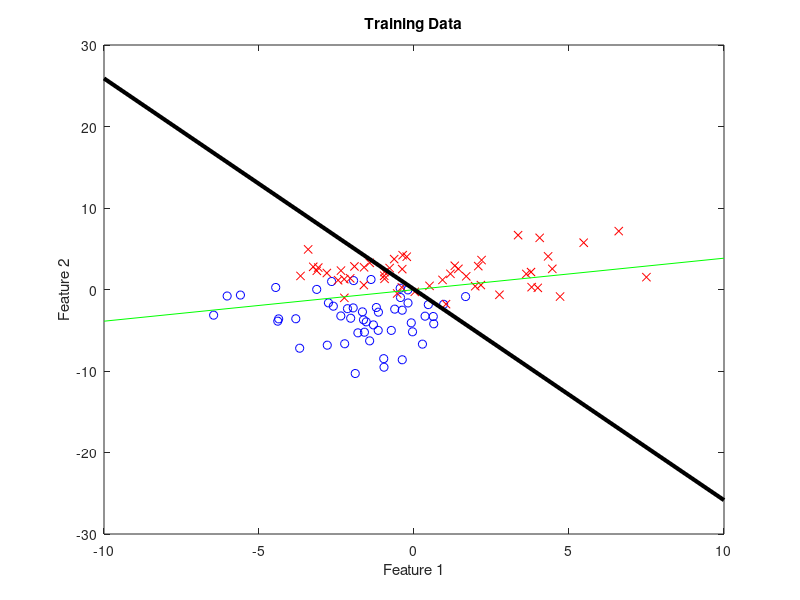
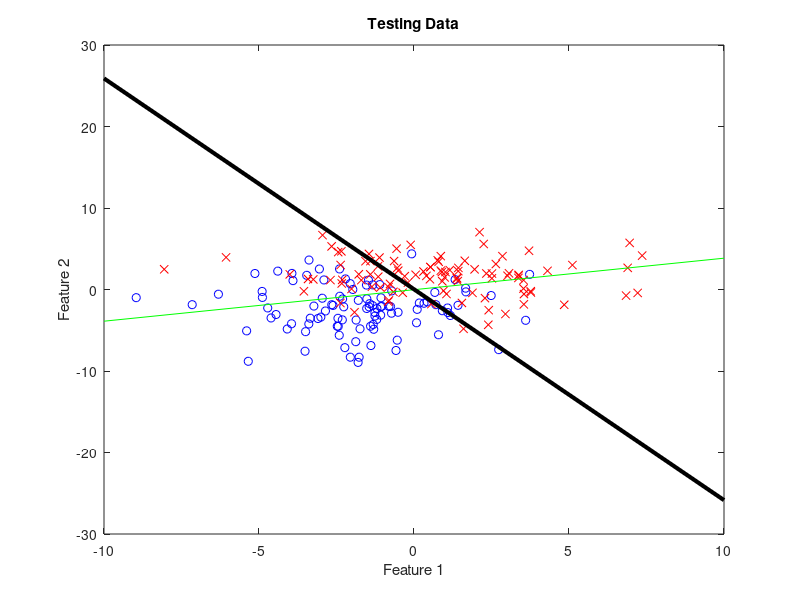
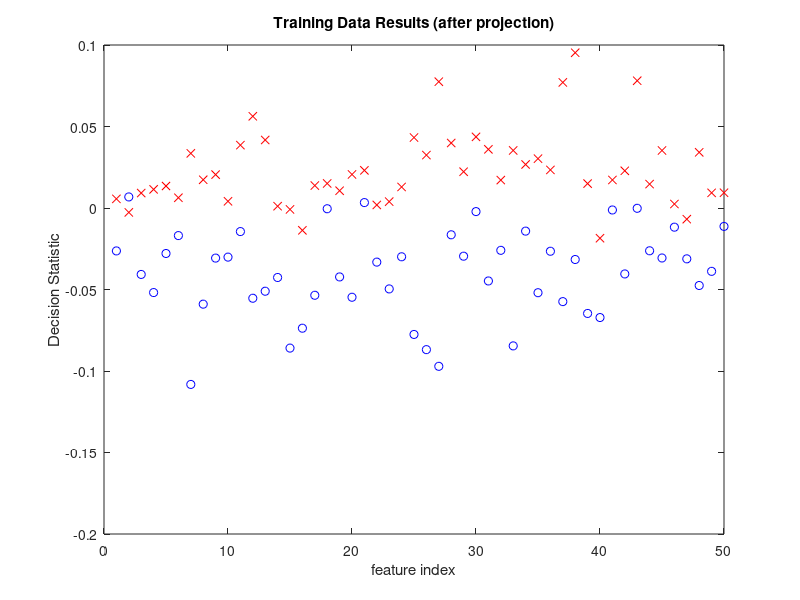
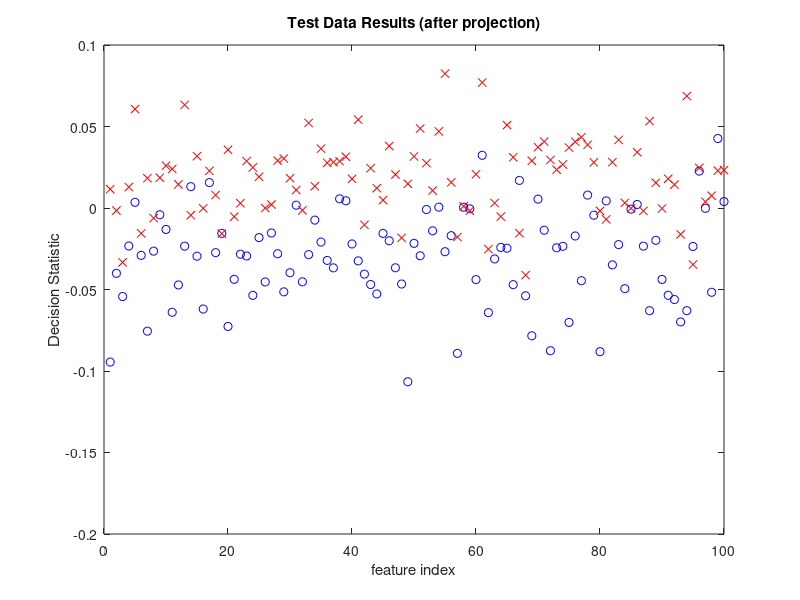

MATLAB code to generate these figures, in order: (Note: this script raises an error after producing the figures.)
%  This script illustrates Linear Discriminant Anlaysis using Gaussian random
%  distribution for all features and separate standard deviations and means
%  for each feature can be set.  In this version, the means and variances
%  for each feature can be different, but must be typed in for each.  If
%  the number of features is 2, then a 2D plot with feature measurments,
%  projection line and a sample decision boundary are plotted.
%
%  Written by Kevin D. Donohue (donohue@engr.uky.edu) November 2006


ntrain0 = 50;  %  Number of training samples in class 0
ntrain1 = 50;  %  Number of training samples in class 1
ntest0 = 100;  %  Number of training samples in class 0
ntest1 = 100;  %  Number of training samples in class 1


m0 =  [-2; -3]; % means for each feature in class 0
m1 = [1; 2]; % means for each feature in class 1
s0 = [2; 3]; % standard deviation for each feature in class 0
s1 = [3; 2];  % standard deviaion for each feature in class 1
nfeature = length(m1);  %  Number of features used to discriminate processes

nruns = 10;   %  Number of monte carlo runs

%  Monte Carlo Loop (generate a signls for each class, extract 
%  and store labeled features
for k =1:nruns
    %  Generate matrix of random numbers to represent feature measurments
    %  from each class:
    clstrn0 = (s0*ones(1,ntrain0)).*randn(nfeature,ntrain0)+(m0*ones(1,ntrain0)); % Training 0
    clstrn1 = (s1*ones(1,ntrain1)).*randn(nfeature,ntrain1)+(m1*ones(1,ntrain1)); % Training 1
    clstest0 = (s0*ones(1,ntest0)).*randn(nfeature,ntest0)+(m0*ones(1,ntest0));   % Test 0
    clstest1 = (s1*ones(1,ntest1)).*randn(nfeature,ntest1)+(m1*ones(1,ntest1));   % Test 1
    %  Compute statistics form training set for classifier
    mm0 = mean(clstrn0,2);  %  Mean of class 0 features
    mm1 = mean(clstrn1,2);  %  Mean of class 1 features
    sm0 = (ntrain0-1)*cov(clstrn0');  % Scatter matrix for class 0
    sm1 = (ntrain1-1)*cov(clstrn1');  % Scatter matrix for class 1
    sminv = inv(sm0+sm1);     %  Take inverse of combined scatter matrices      
    v = sminv*(mm1-mm0);     %  Use mean difference vector to compute projection vector (classifier)
    %  If 2 features are present plot them
    if nfeature == 2
        figure(1)
        set(gcf,'Position',[92   450   314   286]);
        %  Plot feature measurments for each class in training data
        plot(clstrn0(1,:),clstrn0(2,:),'bo'); hold on; plot(clstrn1(1,:),clstrn1(2,:),'rx');
        xa = get(gca,'Xlim');
        %  Compute Threshold for equal a priori probablilities and covariance matrices 
        mnp = (mm0'*sminv*mm0+mm1'*sminv*mm1)/2;
        %  Plot projection axis (green)
        plot(xa,(v(1)/v(2))*(xa-mnp(1))-mnp,'g-');
        %  Plot decision boundary between means of both classes (black)
        plot(xa,(-v(2)/v(1))*(xa-mnp(1))-mnp,'k-','Linewidth',3);
        hold off
        xlabel('Feature 1')
        ylabel('Feature 2')
        title('Training Data')
        figure(2)
        set(gcf,'Position',[417   440   314   286]);
        %  Plot feature measurments for each class in testing data
        plot(clstest0(1,:),clstest0(2,:),'bo'); hold on; plot(clstest1(1,:),clstest1(2,:),'rx');
        xa = get(gca,'Xlim');
       %  Compute Threshold for equal a priori probablilities and covariance matrices 
        mnp = (mm0'*sminv*mm0+mm1'*sminv*mm1)/2;
        %  Plot projection axis (green)
        plot(xa,(v(1)/v(2))*(xa-mnp(1))-mnp,'g-');
        %  Plot decision boundary between means of both classes (black)
        plot(xa,(-v(2)/v(1))*(xa-mnp(1))-mnp,'k-','Linewidth',3);
        hold off
        xlabel('Feature 1')
        ylabel('Feature 2')
        title('Testing Data')
    end
    %  Apply classifier to testing data 
    testout0 = (v')*clstest0;
    testout1 = (v')*clstest1;
    %  Apply classifier to training data
    trnout0 = (v')*clstrn0;
    trnout1 = (v')*clstrn1;
    figure(3)
    set(gcf,'Position',[88    90   314   286]);
    %  Plot training data after classification
    plot(trnout0,'bo'); hold on; plot(trnout1,'rx'); hold off
    title('Training Data Results (after projection)')
    xlabel('feature index')
    ylabel('Decision Statistic')
    figure(4)
    set(gcf,'Position',[425    89   314   286]);
    %  Plot testing data after classification
    plot(testout0,'bo'); hold on; plot(testout1,'rx'); hold off
    title('Test Data Results (after projection)')
    xlabel('feature index')
    ylabel('Decision Statistic')
    %  Compute and store classification error
    minclasser(k) = roc(testout1,testout0);
    pause
end
figure(5)
plot(100*minclasser)
xlabel('Monte Carlo Index')
ylabel('% classification error')
title(['Classification error = ' num2str(100*mean(minclasser)) ...
        '%, std of estimate = ' num2str(100*std(minclasser))]) 